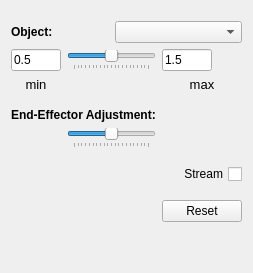
     <widget class="QWidget" name="tab_4">
      <attribute name="title">
       <string>Object Scaling</string>
      </attribute>
      <layout class="QGridLayout" name="gridLayout_9">
       <item row="12" column="3">
        <widget class="QPushButton" name="reset_scale_button">
         <property name="text">
          <string>Reset</string>
         </property>
        </widget>
       </item>
       <item row="6" column="0">
        <widget class="QLineEdit" name="object_scale_min">
         <property name="maximumSize">
          <size>
           <width>50</width>
           <height>16777215</height>
          </size>
         </property>
         <property name="text">
          <string>0.5</string>
         </property>
        </widget>
       </item>
       <item row="6" column="1" colspan="2">
        <widget class="QSlider" name="object_scale_slider">
         <property name="sizePolicy">
          <sizepolicy hsizetype="Preferred" vsizetype="Fixed">
           <horstretch>2</horstretch>
           <verstretch>0</verstretch>
          </sizepolicy>
         </property>
         <property name="maximum">
          <number>100</number>
         </property>
         <property name="singleStep">
          <number>1</number>
         </property>
         <property name="pageStep">
          <number>5</number>
         </property>
         <property name="value">
          <number>50</number>
         </property>
         <property name="orientation">
          <enum>Qt::Horizontal</enum>
         </property>
         <property name="tickPosition">
          <enum>QSlider::TicksBelow</enum>
         </property>
        </widget>
       </item>
       <item row="1" column="2" colspan="2">
        <widget class="QComboBox" name="object_scale_combo_box">
         <property name="sizePolicy">
          <sizepolicy hsizetype="Expanding" vsizetype="Fixed">
           <horstretch>0</horstretch>
           <verstretch>0</verstretch>
          </sizepolicy>
         </property>
        </widget>
       </item>
       <item row="7" column="3">
        <widget class="QLabel" name="label_5">
         <property name="font">
          <font>
           <pointsize>10</pointsize>
           <weight>50</weight>
           <bold>false</bold>
          </font>
         </property>
         <property name="text">
          <string>max</string>
         </property>
         <property name="alignment">
          <set>Qt::AlignCenter</set>
         </property>
        </widget>
       </item>
       <item row="6" column="3">
        <widget class="QLineEdit" name="object_scale_max">
         <property name="maximumSize">
          <size>
           <width>50</width>
           <height>16777215</height>
          </size>
         </property>
         <property name="text">
          <string>1.5</string>
         </property>
        </widget>
       </item>
       <item row="9" column="0" colspan="3">
        <widget class="QLabel" name="label_3">
         <property name="font">
          <font>
           <weight>75</weight>
           <bold>true</bold>
          </font>
         </property>
         <property name="text">
          <string>End-Effector Adjustment:</string>
         </property>
        </widget>
       </item>
       <item row="10" column="1" colspan="2">
        <widget class="QSlider" name="end_effector_adjustment_slider">
         <property name="maximum">
          <number>100</number>
         </property>
         <property name="pageStep">
          <number>5</number>
         </property>
         <property name="value">
          <number>50</number>
         </property>
         <property name="sliderPosition">
          <number>50</number>
         </property>
         <property name="orientation">
          <enum>Qt::Horizontal</enum>
         </property>
         <property name="tickPosition">
          <enum>QSlider::TicksBelow</enum>
         </property>
        </widget>
       </item>
       <item row="1" column="0" colspan="2">
        <widget class="QLabel" name="label">
         <property name="font">
          <font>
           <weight>75</weight>
           <bold>true</bold>
          </font>
         </property>
         <property name="text">
          <string>Object:</string>
         </property>
        </widget>
       </item>
       <item row="7" column="0">
        <widget class="QLabel" name="label_4">
         <property name="font">
          <font>
           <pointsize>10</pointsize>
           <weight>50</weight>
           <bold>false</bold>
          </font>
         </property>
         <property name="text">
          <string>min</string>
         </property>
         <property name="alignment">
          <set>Qt::AlignCenter</set>
         </property>
        </widget>
       </item>
       <item row="11" column="1">
        <spacer name="verticalSpacer_2">
         <property name="orientation">
          <enum>Qt::Vertical</enum>
         </property>
         <property name="sizeHint" stdset="0">
          <size>
           <width>20</width>
           <height>40</height>
          </size>
         </property>
        </spacer>
       </item>
       <item row="11" column="3">
        <widget class="QCheckBox" name="stream_scale_check_box">
         <property name="layoutDirection">
          <enum>Qt::RightToLeft</enum>
         </property>
         <property name="text">
          <string>Stream</string>
         </property>
        </widget>
       </item>
       <item row="0" column="2">
        <spacer name="verticalSpacer_3">
         <property name="orientation">
          <enum>Qt::Vertical</enum>
         </property>
         <property name="sizeType">
          <enum>QSizePolicy::Fixed</enum>
         </property>
         <property name="sizeHint" stdset="0">
          <size>
           <width>20</width>
           <height>10</height>
          </size>
         </property>
        </spacer>
       </item>
       <item row="8" column="0">
        <spacer name="verticalSpacer">
         <property name="orientation">
          <enum>Qt::Vertical</enum>
         </property>
         <property name="sizeType">
          <enum>QSizePolicy::Maximum</enum>
         </property>
         <property name="sizeHint" stdset="0">
          <size>
           <width>20</width>
           <height>10</height>
          </size>
         </property>
        </spacer>
       </item>
       <item row="13" column="3">
        <spacer name="verticalSpacer_4">
         <property name="orientation">
          <enum>Qt::Vertical</enum>
         </property>
         <property name="sizeHint" stdset="0">
          <size>
           <width>20</width>
           <height>40</height>
          </size>
         </property>
        </spacer>
       </item>
      </layout>
     </widget>
